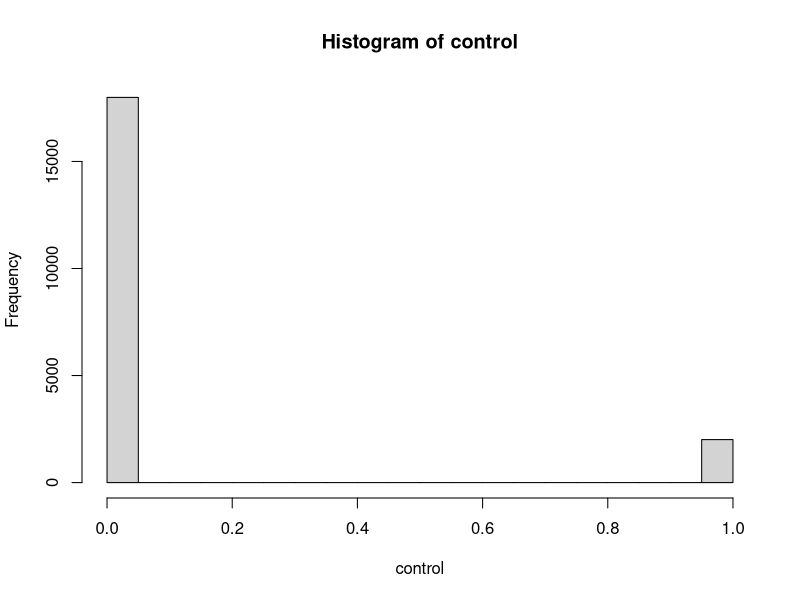
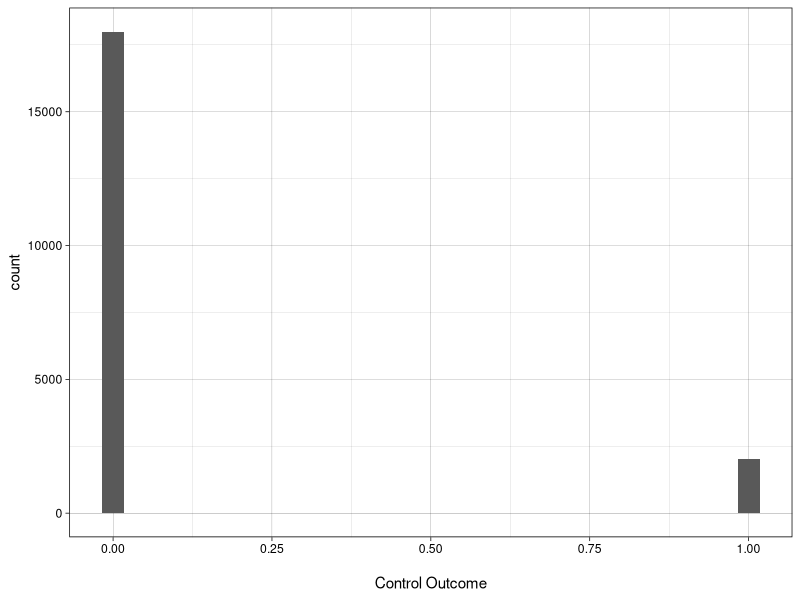

These charts were generated, in order, by the following R code:
## ---- chunk 1
# Load required packages
xfun::pkg_attach2("DiagrammeR")
## ---- chunk 2
DiagrammeR::mermaid("
graph TB
  A[Hypothesise DGP]-->AA[Identification strategies]
  AA-->B[Functions for 1 draw & analysis]
  B-->C[Function to repeat for n draws]
  B-- Debug -->B
  C-->D[Plot simulations]
  C-- Debug -->C 
  D-- Debug -->D
  D-- Iterate -->A
")
## ---- chunk 3
y <- rbinom(n = 1, size = 1, prob = 0.1)
y
## ---- chunk 4
control <- rbinom(n = 2e4, size = 1, prob = 0.1)
hist(control)
## ---- chunk 5
# ggplot2 is a member of the "tidyverse" set of packages
xfun::pkg_attach2("tidyverse")

# I personally enjoy the simplicity of the linedraw theme
theme_set(theme_linedraw())

# ggplot cannot accept a vector, like hist. 
# Instead you need to convert to a data frame or the tidyverse equivalent "tibble"
control_tbl <- as_tibble(control)

# Plot and change the x-axis label
ggplot(control_tbl, aes(value)) + # as_tibble names the column "value" by default
  geom_histogram() + 
  xlab("\nControl Outcome") # \n adds a line break before the label
## ---- chunk 6
one_sim = function(n = 1000, prob = 0.2) {
  
}
